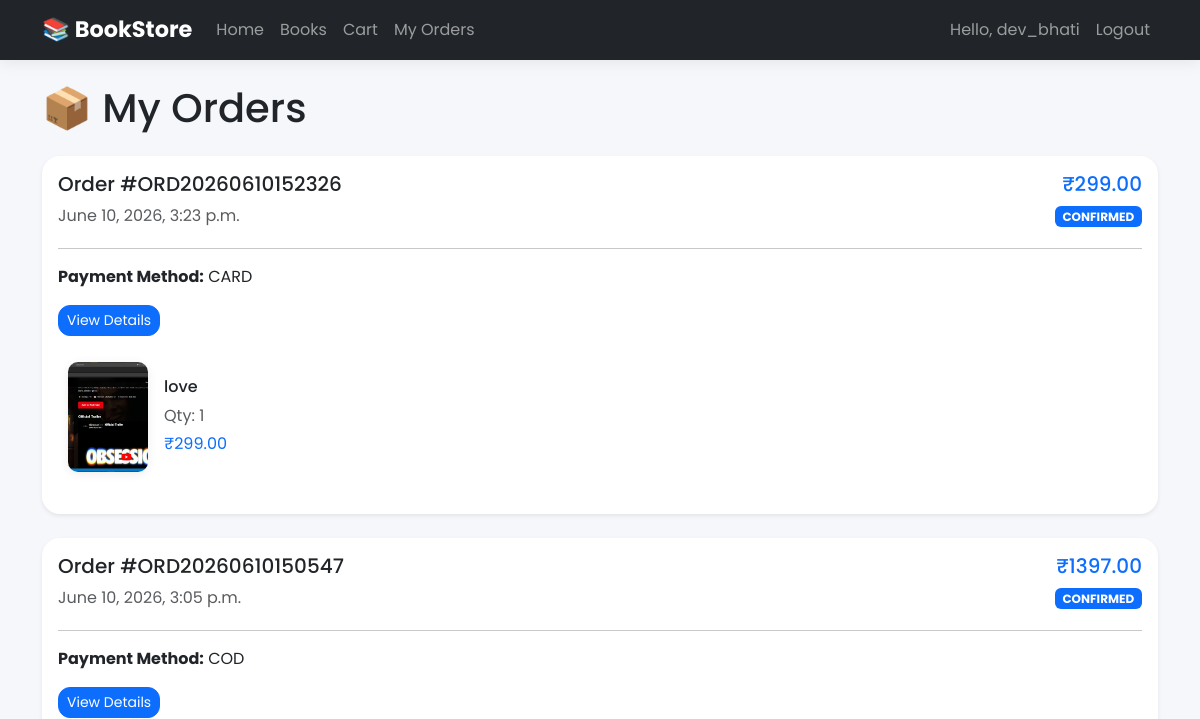
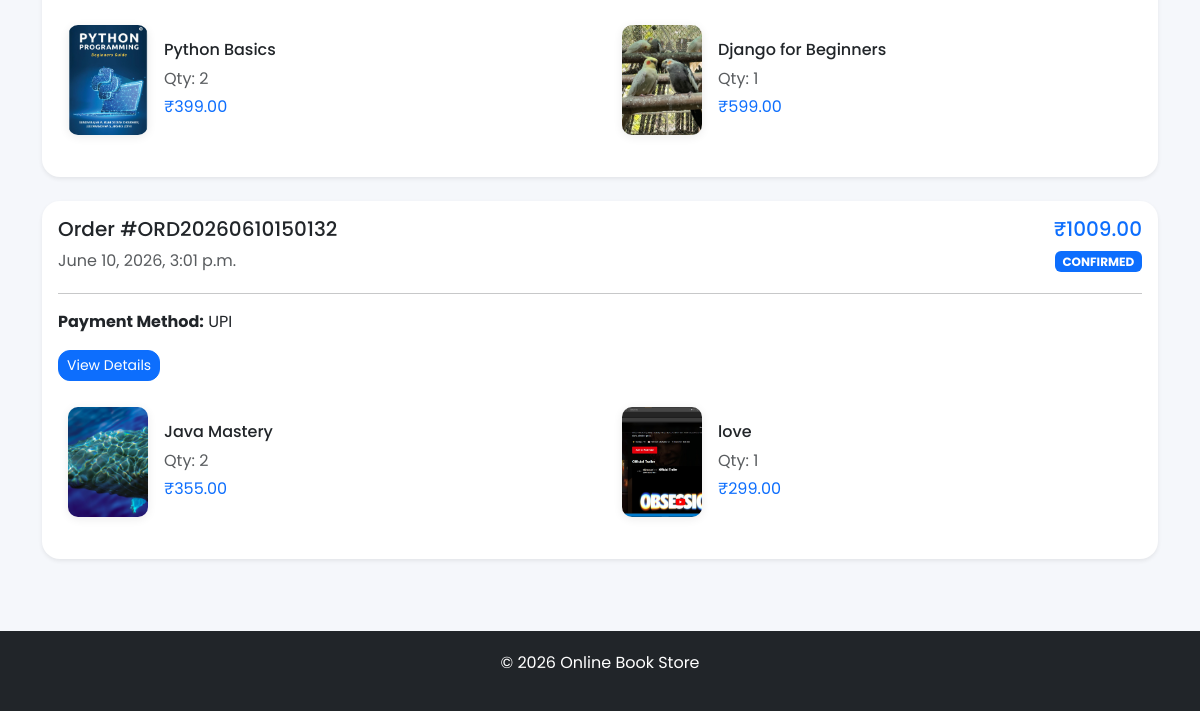
Page /orders/my-orders/ (signed in) on the earlier database version (2 pictures, top to bottom).
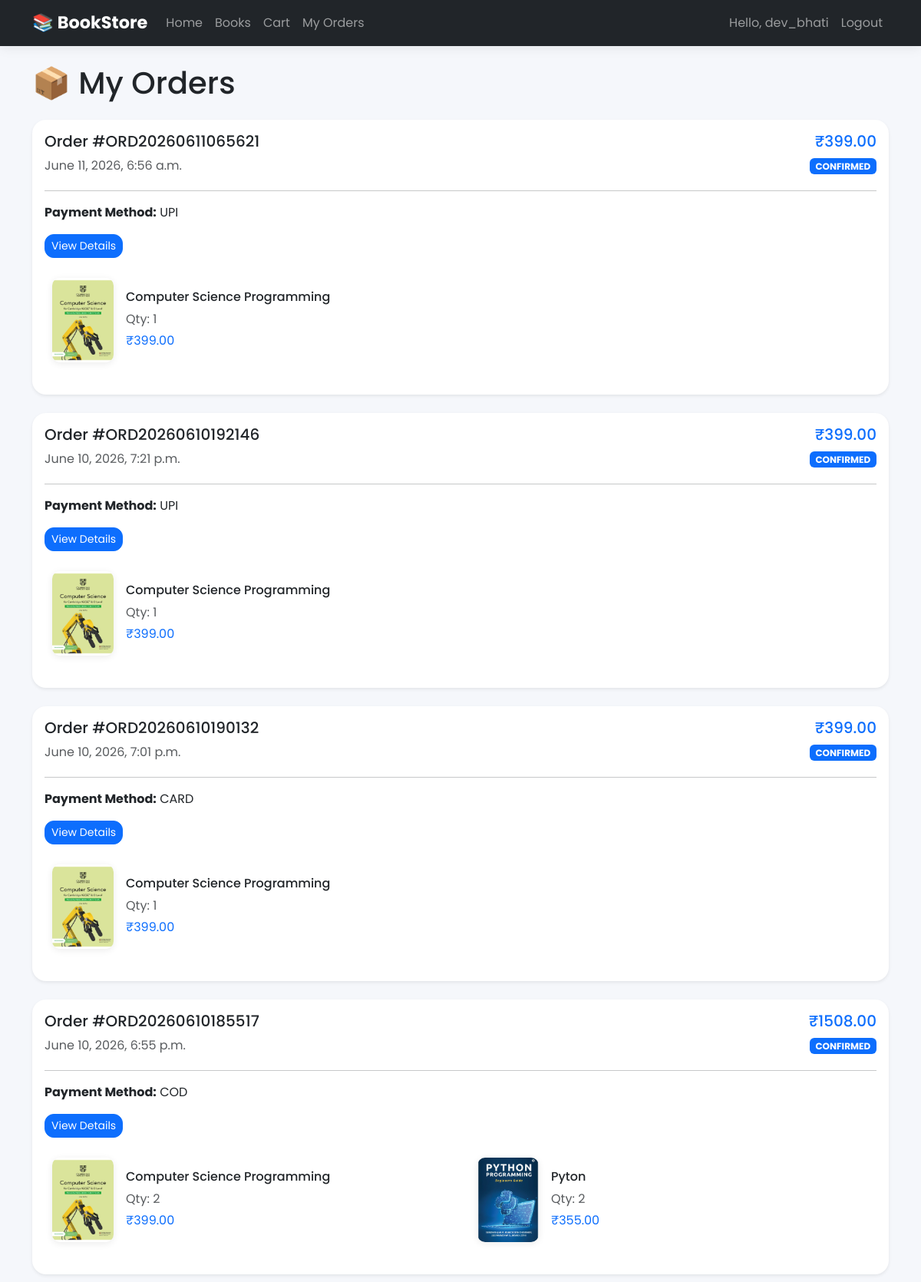
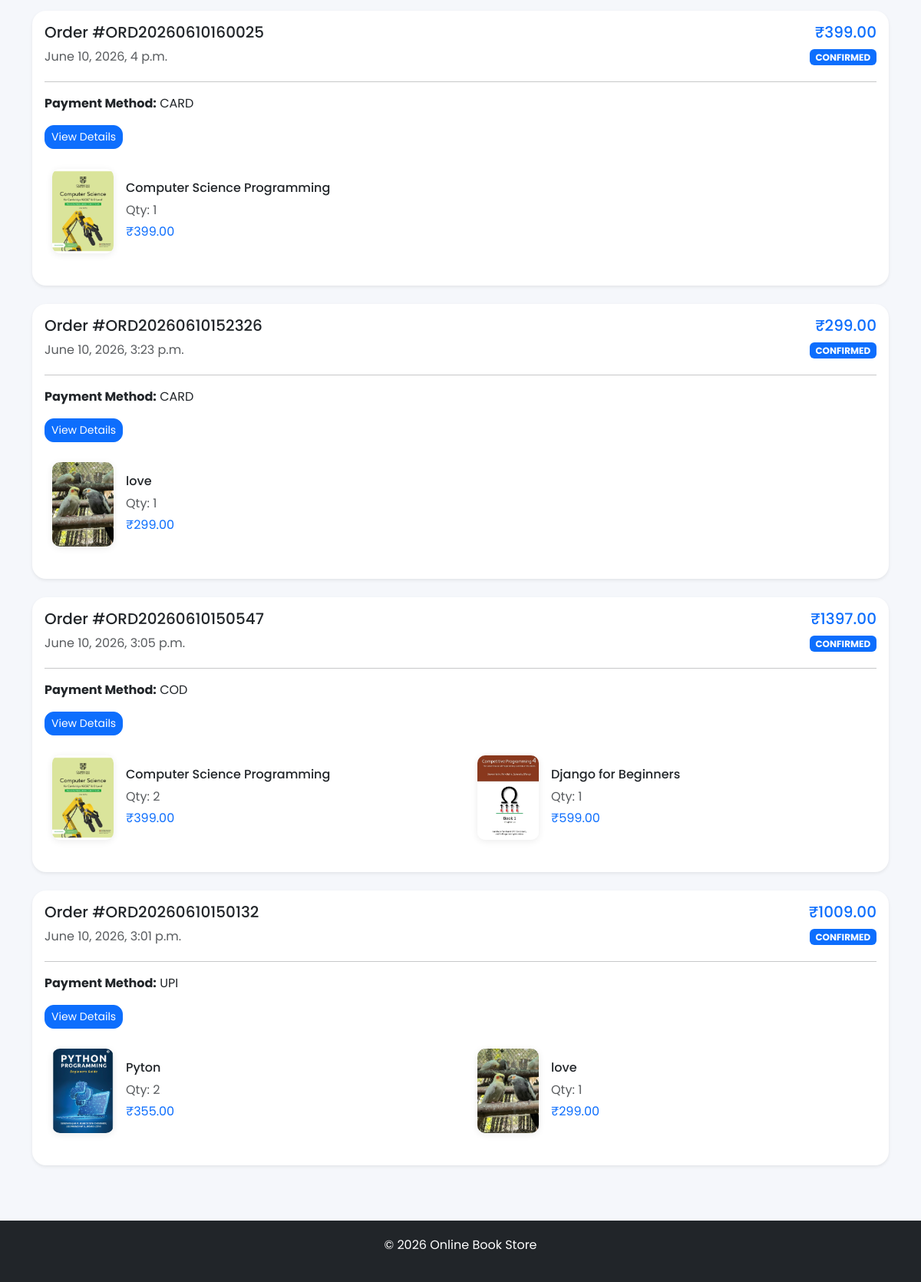
Same page on the later database version (2 pictures, top to bottom).
### orders/models.py (models this page shows, shortened)
class Order(models.Model):
    PAYMENT_METHODS = (
        ('UPI', 'UPI'),
        ('CARD', 'Card'),
        ('COD', 'Cash On Delivery'),
    )
    PAYMENT_STATUS = (
        ('PENDING', 'Pending'),
        ('SUCCESS', 'Success'),
        ('FAILED', 'Failed'),
    )
    ORDER_STATUS = (
        ('PENDING', 'Pending'),
        ('CONFIRMED', 'Confirmed'),
        ('SHIPPED', 'Shipped'),
        ('DELIVERED', 'Delivered'),
        ('CANCELLED', 'Cancelled'),
    )
    user = models.ForeignKey(
        User,
        on_delete=models.CASCADE
    )
    order_number = models.CharField(
        max_length=20,
        unique=True
    )
    total_price = models.DecimalField(
        max_digits=10,
        decimal_places=2
    )
    full_name = models.CharField(
        max_length=100
    )
    phone = models.CharField(
        max_length=10
    )
    address = models.TextField()
    city = models.CharField(
        max_length=100
    )
    state = models.CharField(
        max_length=100
    )
    pincode = models.CharField(
        max_length=6
    )
    payment_method = models.CharField(
        max_length=10,
        choices=PAYMENT_METHODS
    )
    payment_status = models.CharField(
        max_length=10,
        choices=PAYMENT_STATUS,
        default='PENDING'
    )
    status = models.CharField(
        max_length=20,
        choices=ORDER_STATUS,
        default='PENDING'
    )
    created_at = models.DateTimeField(
        auto_now_add=True
    )

class OrderItem(models.Model):
    order = models.ForeignKey(
        Order,
        on_delete=models.CASCADE,
        related_name='items'
    )
    book = models.ForeignKey(
        Book,
        on_delete=models.CASCADE
    )
    quantity = models.PositiveIntegerField()
    price_at_time = models.DecimalField(
        max_digits=10,
        decimal_places=2
    )

### books/models.py (models this page shows, shortened)
class Book(models.Model):
    title = models.CharField(max_length=200)
    slug = models.SlugField(unique=True, blank=True)
    author = models.CharField(max_length=100)
    description = models.TextField()
    price = models.DecimalField(
        max_digits=10,
        decimal_places=2
    )
    stock = models.PositiveIntegerField()
    image = models.ImageField(
        upload_to='books/'
    )
    category = models.ForeignKey(
        Category,
        on_delete=models.CASCADE,
        related_name='books'
    )
    is_top10 = models.BooleanField(default=False)
    is_featured = models.BooleanField(default=False)
    is_new_arrival = models.BooleanField(default=False)
    created_at = models.DateTimeField(auto_now_add=True)

### orders/views.py (the view)
@login_required
def my_orders_view(request):
    orders = Order.objects.filter(
        user=request.user
    ).order_by('-created_at')
    return render(
        request,
        'orders/my_orders.html',
        {
            'orders': orders
        }
    )

### templates/orders/my_orders.html (shortened to what this page needs)
{% extends 'base.html' %}
{% block content %}
<h1 class="mb-4">
    📦 My Orders
</h1>
{% for order in orders %}
<div class="card shadow-sm mb-4 border-0">
    <div class="card-body">
        <div class="d-flex justify-content-between flex-wrap">
            <div>
                <h5>
                    Order #{{ order.order_number }}
                </h5>
                <p class="text-muted mb-1">
                    {{ order.created_at }}
                </p>
            </div>
            <div class="text-end">
                <h5 class="text-primary">
                    ₹{{ order.total_price }}
                </h5>
                {% if order.status == 'DELIVERED' %}
                <span class="badge bg-success">
                    {{ order.status }}
                </span>
                {% elif order.status == 'CONFIRMED' %}
                <span class="badge bg-primary">
                    {{ order.status }}
                </span>
                {% elif order.status == 'PENDING' %}
                <span class="badge bg-warning text-dark">
                    {{ order.status }}
                </span>
                {% else %}
                <span class="badge bg-secondary">
                    {{ order.status }}
                </span>
                {% endif %}
            </div>
        </div>
        <hr>
        <p>
            <strong>Payment Method:</strong>
            {{ order.payment_method }}
        </p>
        <a
            href="{% url 'order_detail' order.id %}"
            class="btn btn-primary btn-sm mb-3"
        >
            View Details
        </a>
        <div class="row">
            {% for item in order.items.all %}
            <div class="col-md-6 mb-3">
                <div class="d-flex align-items-center order-item">
                    <img
                        src="{{ item.book.image.url }}"
                        class="order-book-image"
                        alt="{{ item.book.title }}"
                    >
                    <div class="ms-3">
                        <h6>
                            {{ item.book.title }}
                        </h6>
                        <p class="mb-1 text-muted">
                            Qty: {{ item.quantity }}
                        </p>
                        <p class="mb-0 text-primary">
                            ₹{{ item.price_at_time }}
                        </p>
                    </div>
                </div>
            </div>
            {% endfor %}
        </div>
    </div>
</div>
{% endfor %}
{% endblock %}

Differences in the rows shown:
added Order: order_number "ORD20260611065621", created_at "June 11, 2026, 6:56 a.m.", total_price "399.00", status "CONFIRMED", payment_method "UPI"
added OrderItem: book.image (picture), book "Computer Science Programming", quantity "1", price_at_time "399.00", shown under "ORD20260611065621"
added Order: order_number "ORD20260610192146", created_at "June 10, 2026, 7:21 p.m.", total_price "399.00", status "CONFIRMED", payment_method "UPI"
added OrderItem: book.image (picture), book "Computer Science Programming", quantity "1", price_at_time "399.00", shown under "ORD20260610192146"
added Order: order_number "ORD20260610190132", created_at "June 10, 2026, 7:01 p.m.", total_price "399.00", status "CONFIRMED", payment_method "CARD"
added OrderItem: book.image (picture), book "Computer Science Programming", quantity "1", price_at_time "399.00", shown under "ORD20260610190132"
added Order: order_number "ORD20260610185517", created_at "June 10, 2026, 6:55 p.m.", total_price "1508.00", status "CONFIRMED", payment_method "COD"
added OrderItem: book.image (picture), book "Computer Science Programming", quantity "2", price_at_time "399.00", shown under "ORD20260610185517"
added OrderItem: book.image (picture), book "Pyton", quantity "2", price_at_time "355.00", shown under "ORD20260610185517"
added Order: order_number "ORD20260610160025", created_at "June 10, 2026, 4 p.m.", total_price "399.00", status "CONFIRMED", payment_method "CARD"
added OrderItem: book.image (picture), book "Computer Science Programming", quantity "1", price_at_time "399.00", shown under "ORD20260610160025"
changed through a linked row, OrderItem (number 7 of 11 on the later page): book.image: a different picture
changed through a linked row, OrderItem (number 8 of 11 on the later page): book.image: a different picture; book "Python Basics" → "Computer Science Programming"
changed through a linked row, OrderItem "Django for Beginners": book.image: a different picture
changed through a linked row, OrderItem (number 10 of 11 on the later page): book.image: a different picture; book "Java Mastery" → "Pyton"
changed through a linked row, OrderItem (number 11 of 11 on the later page): book.image: a different picture
